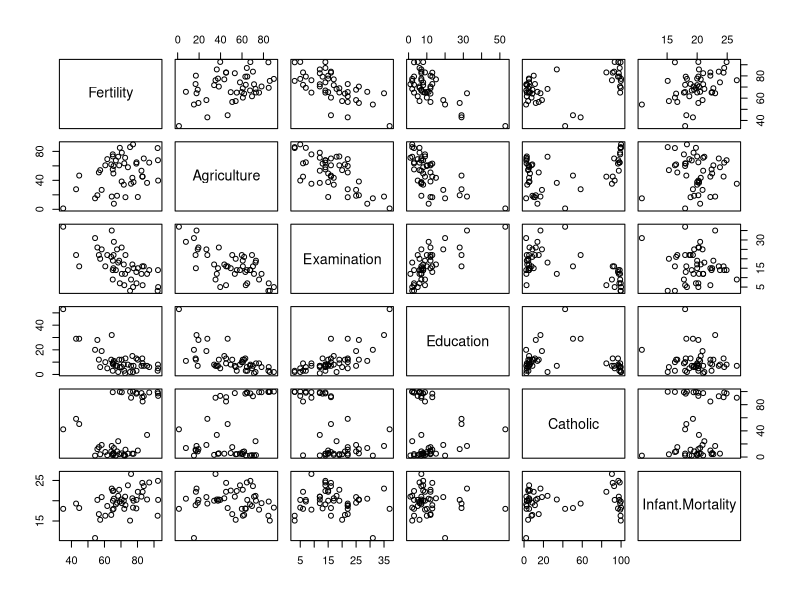

R code for this plot: (Note: this script raises an error after producing the figure.)
data(swiss)
str(swiss)

pairs(swiss)

ggplot(swiss, aes(x = Examination, y = Education))+
  geom_point()+
  theme(axis.text = element_text(size = 12),
        axis.title = element_text(size = 12, face = 'bold'))


ggplot(swiss, aes(x = Examination, y = Education))+
  geom_point()+
  theme(axis.text = element_text(size = 12),
        axis.title = element_text(size = 12, face = 'bold'))+
  geom_smooth(method = 'lm')


ggplot(swiss, aes(x = Examination))+
  geom_histogram()

ggplot(swiss, aes(x = log(Education)))+
  geom_histogram()
